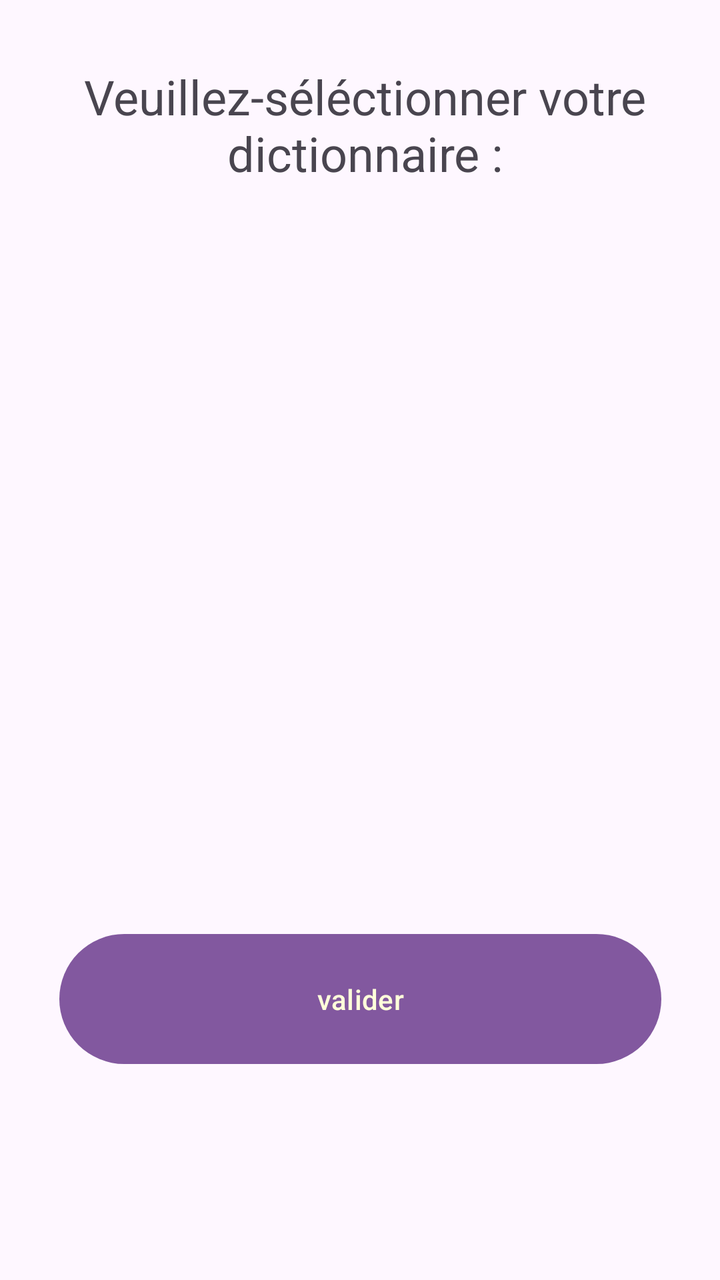
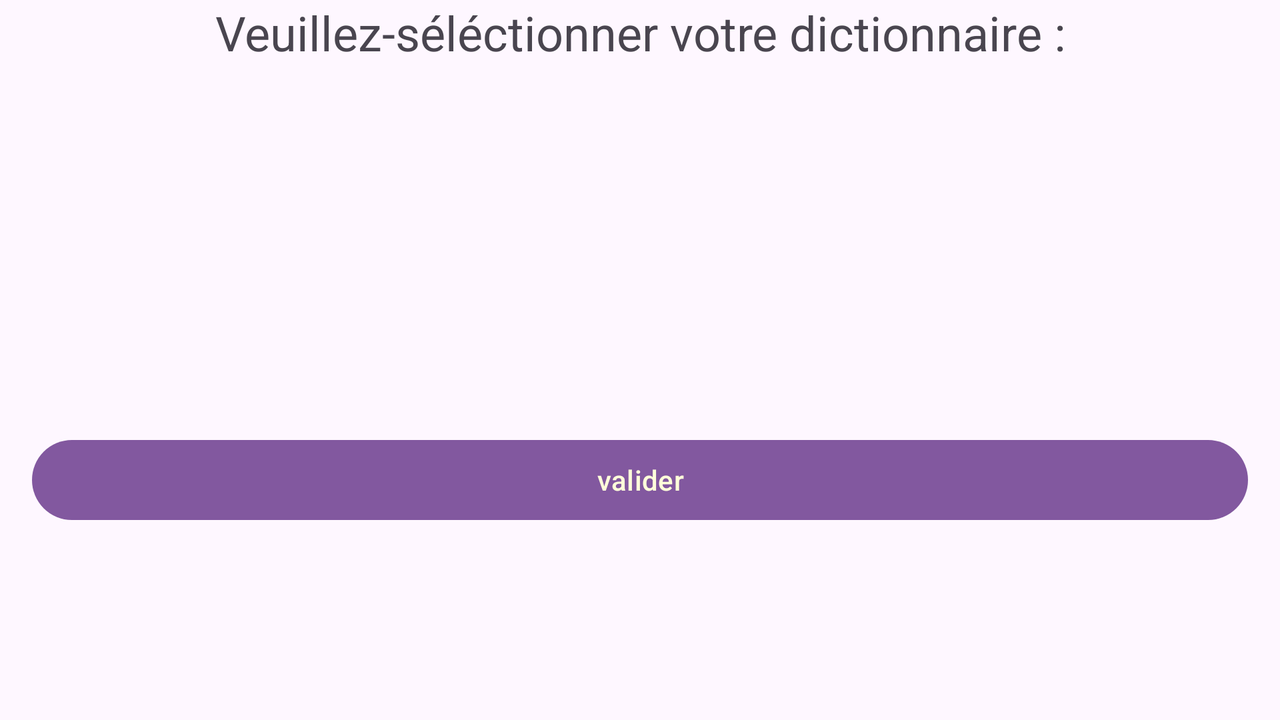

Two renders of one Android screen. The first uses the default layout on a phone; the second uses the alternative layout the repository ships for a different screen configuration, on a matching device. The two XML files are below.
<!-- AndroidManifest.xml: application theme Theme.LearnDico -->
<!-- res/layout/fragment_dico_selection.xml -->
<?xml version="1.0" encoding="utf-8"?>
<androidx.constraintlayout.widget.ConstraintLayout xmlns:android="http://schemas.android.com/apk/res/android"
    xmlns:app="http://schemas.android.com/apk/res-auto"
    xmlns:tools="http://schemas.android.com/tools"
    android:layout_width="match_parent"
    android:layout_height="match_parent">

    <androidx.recyclerview.widget.RecyclerView
        android:id="@+id/recyclerView"
        android:layout_width="410dp"
        android:layout_height="498dp"
        android:layout_marginTop="17dp"
        app:layout_constraintBottom_toTopOf="@+id/valide"
        app:layout_constraintEnd_toEndOf="parent"
        app:layout_constraintStart_toStartOf="parent"
        app:layout_constraintTop_toBottomOf="@+id/dico_text_id" />

    <Button
        android:id="@+id/valide"
        android:layout_width="301dp"
        android:layout_height="73dp"
        android:layout_marginBottom="104dp"
        android:text="valider"
        app:layout_constraintBottom_toBottomOf="parent"
        app:layout_constraintEnd_toEndOf="parent"
        app:layout_constraintStart_toStartOf="parent"
        tools:ignore="MissingConstraints" />

    <TextView
        android:id="@+id/dico_text_id"
        android:layout_width="402dp"
        android:layout_height="75dp"
        android:layout_marginTop="32dp"
        android:text="@string/dico_list_selection"
        android:textAlignment="center"
        android:textAllCaps="false"
        android:textColorHint="#272727"
        android:textSize="24sp"
        app:layout_constraintEnd_toEndOf="parent"
        app:layout_constraintHorizontal_bias="0.454"
        app:layout_constraintStart_toStartOf="parent"
        app:layout_constraintTop_toTopOf="parent" />

</androidx.constraintlayout.widget.ConstraintLayout>
<!-- resources referenced by this layout -->
<resources>
  <string name="dico_list_selection">Veuillez-séléctionner votre dictionnaire :</string>
  <style name="Theme.LearnDico" parent="Theme.Material3.Light.NoActionBar">
          
          <item name="colorPrimary">@color/purple_500</item>
          <item name="colorPrimaryVariant">@color/purple_700</item>
          <item name="colorOnPrimary">@color/white</item>
          
          <item name="colorSecondary">@color/teal_200</item>
          <item name="colorSecondaryVariant">@color/teal_700</item>
          <item name="colorOnSecondary">@color/black</item>
          
          <item name="android:statusBarColor">?attr/colorPrimaryVariant</item>
          
      </style>
  <color name="purple_500">#82589F</color>
  <color name="purple_700">#a55eea</color>
  <color name="white">#ffffda</color>
  <color name="teal_200">#55E6C1</color>
  <color name="teal_700">#58B19F</color>
  <color name="black">#FF000000</color>
</resources>
<!-- res/layout-land/fragment_dico_selection.xml (the repository's variant of the layout above) -->
<!-- drawn on the phone turned sideways -->
<?xml version="1.0" encoding="utf-8"?>
<RelativeLayout xmlns:android="http://schemas.android.com/apk/res/android"
    xmlns:app="http://schemas.android.com/apk/res-auto"
    xmlns:tools="http://schemas.android.com/tools"
    android:layout_width="match_parent"
    android:layout_height="match_parent"
    tools:context=".fragment.ListFragment">

    <LinearLayout
        android:id="@+id/linearLayout2"
        android:layout_width="match_parent"
        android:layout_height="?attr/actionBarSize"
        android:orientation="horizontal"
        app:layout_constraintEnd_toEndOf="parent"
        app:layout_constraintStart_toStartOf="parent"
        app:layout_constraintTop_toTopOf="parent">

        <TextView
            android:id="@+id/dico_text_id"
            android:layout_width="match_parent"
            android:layout_height="?attr/actionBarSize"
            android:text="@string/dico_list_selection"
            android:textAlignment="center"
            android:textAllCaps="false"
            android:textColorHint="#272727"
            android:textSize="24sp"
            app:layout_constraintEnd_toEndOf="parent"
            app:layout_constraintHorizontal_bias="0.454"
            app:layout_constraintStart_toStartOf="parent"
            app:layout_constraintTop_toTopOf="parent" />

    </LinearLayout>

    <androidx.recyclerview.widget.RecyclerView
        android:id="@+id/recyclerView"
        android:layout_width="match_parent"
        android:layout_height="wrap_content"
        android:scrollbars="vertical"
        tools:listitem="@layout/item_dico"
        android:layout_marginTop="?attr/actionBarSize"
        android:layout_marginBottom="?attr/actionBarSize"
        android:paddingBottom="96dp"/>

    <Button
        android:id="@+id/valide"
        android:layout_width="match_parent"
        android:layout_height="wrap_content"
        android:layout_alignParentStart="true"
        android:layout_alignParentEnd="true"
        android:layout_alignParentBottom="true"
        android:layout_marginBottom="96dp"
        android:layout_marginLeft="16dp"
        android:layout_marginRight="16dp"
        android:text="valider" />

</RelativeLayout>
<!-- res/layout/item_dico.xml (included above) -->
<?xml version="1.0" encoding="utf-8"?>
<com.google.android.material.card.MaterialCardView xmlns:android="http://schemas.android.com/apk/res/android"
        xmlns:app="http://schemas.android.com/apk/res-auto"
        android:id="@+id/cardView"
        android:layout_width="match_parent"
        android:layout_height="wrap_content"
        android:clickable="true"
        android:focusable="auto"
        android:minHeight="32dp"
        app:layout_constraintEnd_toEndOf="parent"
        app:layout_constraintStart_toStartOf="parent"
        app:cardCornerRadius="15sp"
        app:cardElevation="10sp"
        android:layout_marginTop="8dp"
        android:layout_marginRight="8dp"
        android:layout_marginLeft="8dp"
        android:layout_marginBottom="4dp"
        style="?attr/materialCardViewElevatedStyle">

    <RelativeLayout
        android:layout_width="match_parent"
        android:layout_height="wrap_content"
        android:orientation="vertical"
        android:padding="16dp">

        <TextView
            android:id="@+id/dico"
            android:layout_width="wrap_content"
            android:layout_height="wrap_content"
            android:text="Airplane"
            android:layout_alignParentLeft="true"
            android:textAppearance="?attr/textAppearanceTitleMedium" />

        <TextView
            android:layout_width="wrap_content"
            android:layout_height="wrap_content"
            android:text="Airplane"
            android:textAppearance="?attr/textAppearanceTitleMedium"
            android:id="@+id/srcTr"
            android:layout_centerInParent="true"/>

        <TextView
            android:layout_width="wrap_content"
            android:layout_height="wrap_content"
            android:text="Airplane"
            android:textAppearance="?attr/textAppearanceTitleMedium"
            android:id="@+id/destTr"
            android:layout_alignParentRight="true"/>

    </RelativeLayout>

        
</com.google.android.material.card.MaterialCardView>
